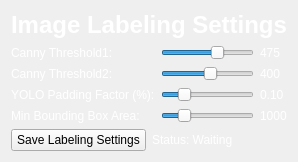
      <widget class="QWidget" name="labelingPage">
       <layout class="QVBoxLayout" name="labelingSettingsLayout">
        <!-- Labeling Header -->
        <item>
         <widget class="QLabel" name="labelingHeaderLabel">
          <property name="text">
           <string>Image Labeling Settings</string>
          </property>
          <property name="alignment">
           <set>Qt::AlignmentFlag::AlignCenter</set>
          </property>
          <property name="styleSheet">
           <string notr="true">color: white; font-size: 24px; font-weight: bold;</string>
          </property>
         </widget>
        </item>
        <!-- Labeling Settings Sliders -->
        <item>
         <layout class="QGridLayout" name="labelingSlidersGridLayout">
          <!-- Row 0: Canny Threshold1 -->
          <item row="0" column="0">
           <widget class="QLabel" name="label_canny_th1">
            <property name="text">
             <string>Canny Threshold1:</string>
            </property>
            <property name="styleSheet">
             <string notr="true">color: white;</string>
            </property>
           </widget>
          </item>
          <item row="0" column="1">
           <widget class="QSlider" name="slider_canny_th1">
            <property name="orientation">
             <enum>Qt::Orientation::Horizontal</enum>
            </property>
            <property name="minimum">
             <number>0</number>
            </property>
            <property name="maximum">
             <number>750</number>
            </property>
            <property name="value">
             <number>475</number>
            </property>
           </widget>
          </item>
          <item row="0" column="2">
           <widget class="QLabel" name="value_canny_th1">
            <property name="text">
             <string>475</string>
            </property>
            <property name="styleSheet">
             <string notr="true">color: white;</string>
            </property>
           </widget>
          </item>
          <!-- Row 1: Canny Threshold2 -->
          <item row="1" column="0">
           <widget class="QLabel" name="label_canny_th2">
            <property name="text">
             <string>Canny Threshold2:</string>
            </property>
            <property name="styleSheet">
             <string notr="true">color: white;</string>
            </property>
           </widget>
          </item>
          <item row="1" column="1">
           <widget class="QSlider" name="slider_canny_th2">
            <property name="orientation">
             <enum>Qt::Orientation::Horizontal</enum>
            </property>
            <property name="minimum">
             <number>0</number>
            </property>
            <property name="maximum">
             <number>750</number>
            </property>
            <property name="value">
             <number>400</number>
            </property>
           </widget>
          </item>
          <item row="1" column="2">
           <widget class="QLabel" name="value_canny_th2">
            <property name="text">
             <string>400</string>
            </property>
            <property name="styleSheet">
             <string notr="true">color: white;</string>
            </property>
           </widget>
          </item>
          <!-- Row 2: YOLO Padding Factor -->
          <item row="2" column="0">
           <widget class="QLabel" name="label_padding_factor">
            <property name="text">
             <string>YOLO Padding Factor (%):</string>
            </property>
            <property name="styleSheet">
             <string notr="true">color: white;</string>
            </property>
           </widget>
          </item>
          <item row="2" column="1">
           <widget class="QSlider" name="slider_padding_factor">
            <property name="orientation">
             <enum>Qt::Orientation::Horizontal</enum>
            </property>
            <property name="minimum">
             <number>0</number>
            </property>
            <property name="maximum">
             <number>50</number>
            </property>
            <property name="value">
             <number>10</number>
            </property>
            <property name="singleStep">
             <number>1</number>
            </property>
           </widget>
          </item>
          <item row="2" column="2">
           <widget class="QLabel" name="value_padding_factor">
            <property name="text">
             <string>0.10</string>
            </property>
            <property name="styleSheet">
             <string notr="true">color: white;</string>
            </property>
           </widget>
          </item>
          <!-- Row 3: Min Bounding Box Area -->
          <item row="3" column="0">
           <widget class="QLabel" name="label_min_bbox_area">
            <property name="text">
             <string>Min Bounding Box Area:</string>
            </property>
            <property name="styleSheet">
             <string notr="true">color: white;</string>
            </property>
           </widget>
          </item>
          <item row="3" column="1">
           <widget class="QSlider" name="slider_min_bbox_area">
            <property name="orientation">
             <enum>Qt::Orientation::Horizontal</enum>
            </property>
            <property name="minimum">
             <number>0</number>
            </property>
            <property name="maximum">
             <number>5000</number>
            </property>
            <property name="value">
             <number>1000</number>
            </property>
           </widget>
          </item>
          <item row="3" column="2">
           <widget class="QLabel" name="value_min_bbox_area">
            <property name="text">
             <string>1000</string>
            </property>
            <property name="styleSheet">
             <string notr="true">color: white;</string>
            </property>
           </widget>
          </item>
         </layout>
        </item>
        <!-- Labeling Page Button Row -->
        <item>
         <layout class="QHBoxLayout" name="buttonLayout_labeling">
          <item>
           <widget class="QPushButton" name="saveLabelingButton">
            <property name="text">
             <string>Save Labeling Settings</string>
            </property>
           </widget>
          </item>
          <item>
           <widget class="QLabel" name="labelingStatusLabel">
            <property name="text">
             <string>Status: Waiting</string>
            </property>
            <property name="styleSheet">
             <string notr="true">color: white;</string>
            </property>
           </widget>
          </item>
         </layout>
        </item>
       </layout>
      </widget>
